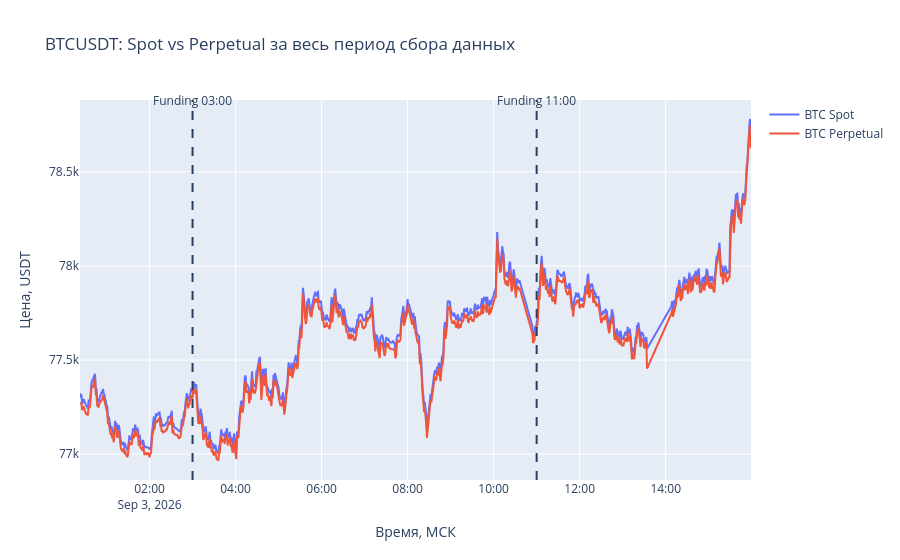

Notebook code cell kept with this figure:
### Code cell
fig = go.Figure()

fig.add_trace(
    go.Scatter(
        x=btc_spot_full.index,
        y=btc_spot_full.values,
        mode="lines",
        name="BTC Spot"
    )
)

fig.add_trace(
    go.Scatter(
        x=btc_perp_full.index,
        y=btc_perp_full.values,
        mode="lines",
        name="BTC Perpetual"
    )
)

funding_times = [
    ("2026-09-03 03:00:00", "Funding 03:00"),
    ("2026-09-03 11:00:00", "Funding 11:00")
]

for funding_time, label in funding_times:
    fig.add_shape(
        type="line",
        x0=funding_time,
        x1=funding_time,
        y0=0,
        y1=1,
        xref="x",
        yref="paper",
        line=dict(dash="dash")
    )

    fig.add_annotation(
        x=funding_time,
        y=1,
        xref="x",
        yref="paper",
        text=label,
        showarrow=False,
        yshift=10
    )

fig.update_layout(
    title="BTCUSDT: Spot vs Perpetual за весь период сбора данных",
    xaxis_title="Время, МСК",
    yaxis_title="Цена, USDT",
    hovermode="x unified"
)

fig.show()

### Figure 1 — Plotly figure (JSON) as saved in the notebook; plotly's stock layout.template omitted (floating-point values rounded to 4 significant figures; data arrays with more than 128 entries replaced by an {"elided": "..."} marker saying what was removed)
{"data": [{"mode": "lines", "name": "BTC Spot", "type": "scatter", "x": {"elided": "884 str values"}, "y": {"elided": "884 float values"}}, {"mode": "lines", "name": "BTC Perpetual", "type": "scatter", "x": {"elided": "884 str values"}, "y": {"elided": "884 float values"}}], "layout": {"annotations": [{"showarrow": false, "text": "Funding 03:00", "x": "2026-09-03 03:00:00", "xref": "x", "y": 1, "yref": "paper", "yshift": 10}, {"showarrow": false, "text": "Funding 11:00", "x": "2026-09-03 11:00:00", "xref": "x", "y": 1, "yref": "paper", "yshift": 10}], "hovermode": "x unified", "shapes": [{"line": {"dash": "dash"}, "type": "line", "x0": "2026-09-03 03:00:00", "x1": "2026-09-03 03:00:00", "xref": "x", "y0": 0, "y1": 1, "yref": "paper"}, {"line": {"dash": "dash"}, "type": "line", "x0": "2026-09-03 11:00:00", "x1": "2026-09-03 11:00:00", "xref": "x", "y0": 0, "y1": 1, "yref": "paper"}], "title": {"text": "BTCUSDT: Spot vs Perpetual за весь период сбора данных"}, "xaxis": {"title": {"text": "Время, МСК"}}, "yaxis": {"title": {"text": "Цена, USDT"}}}}
